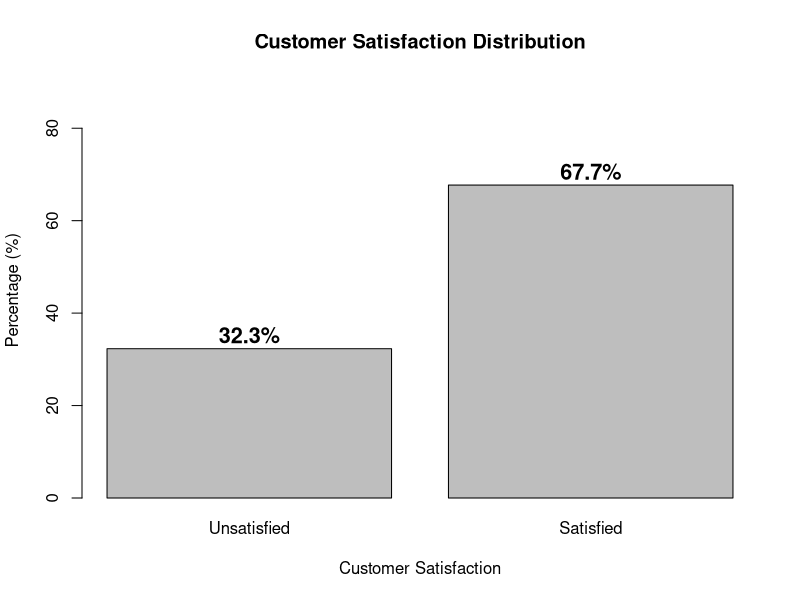
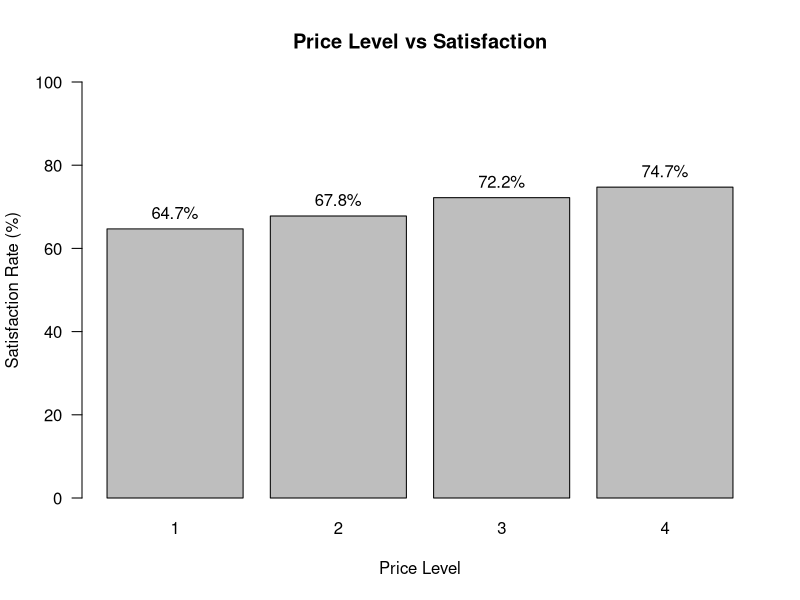
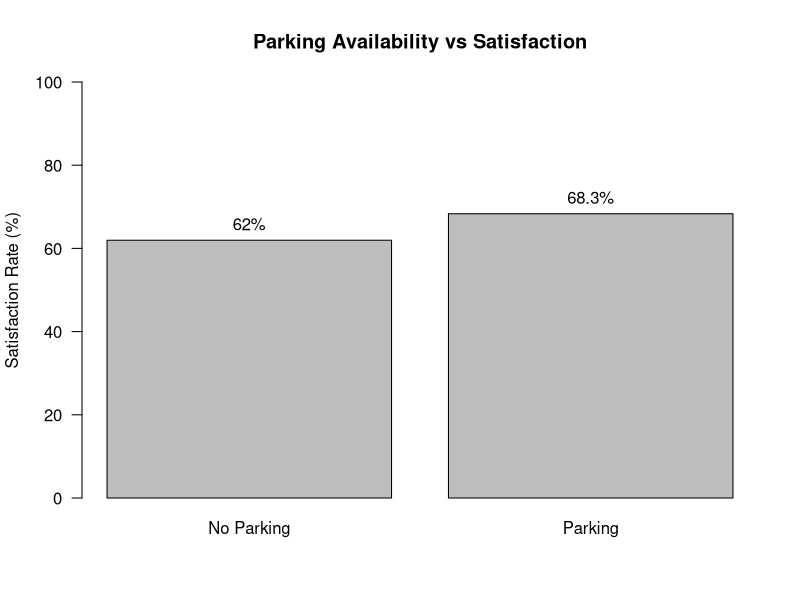
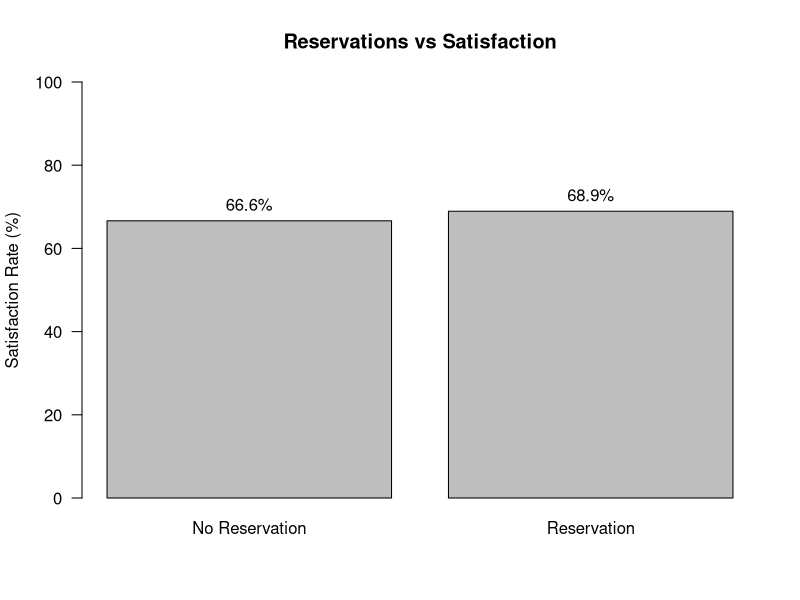
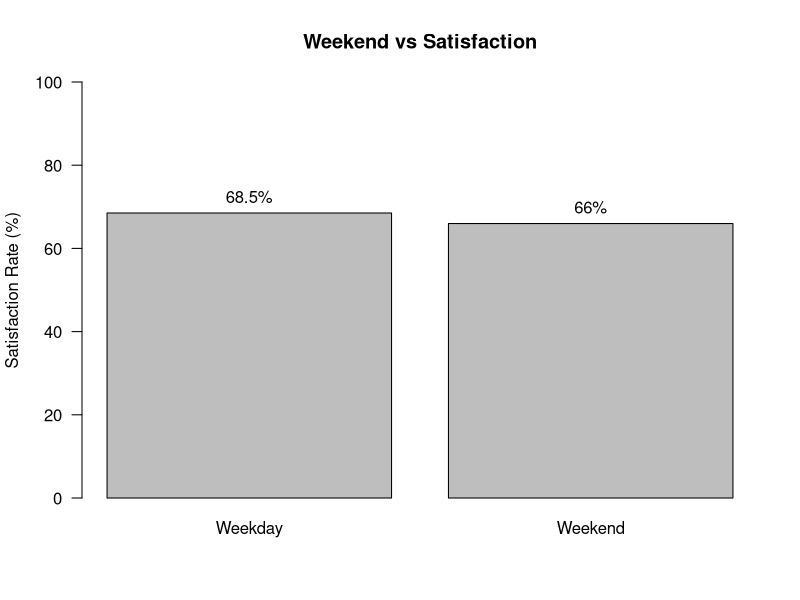
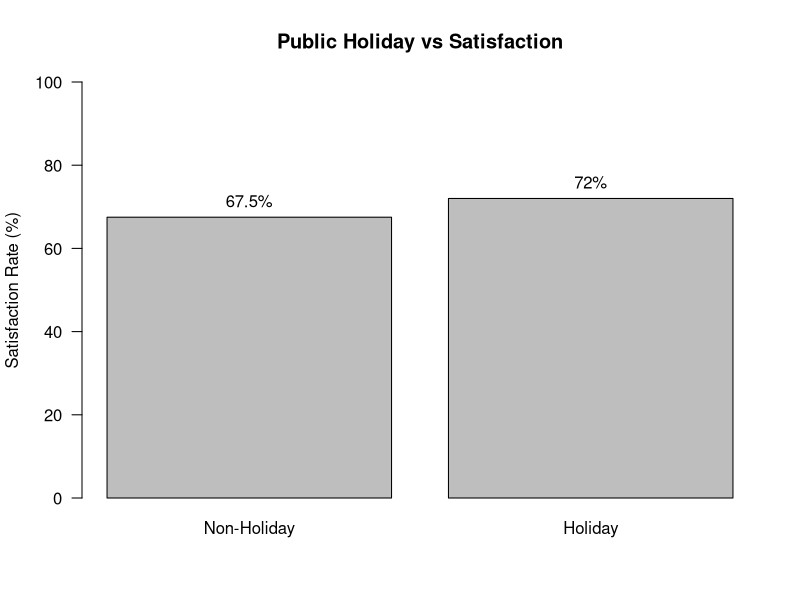
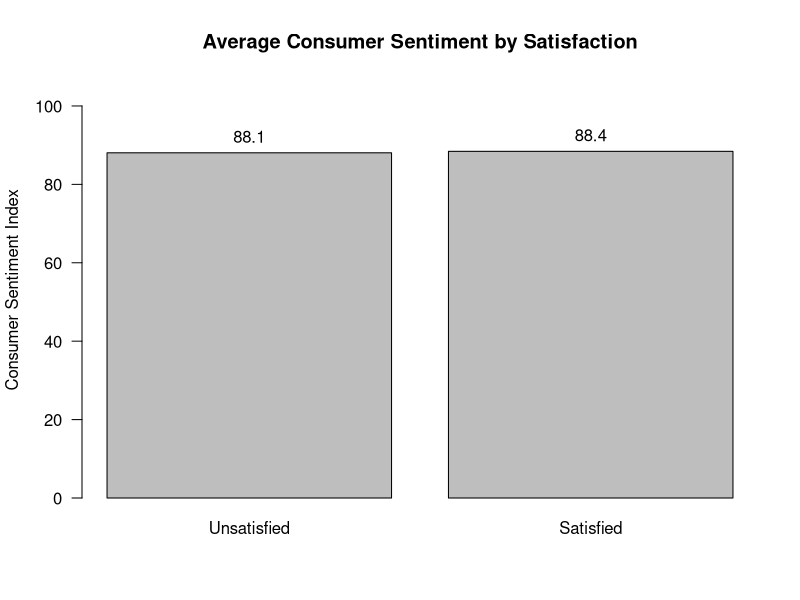
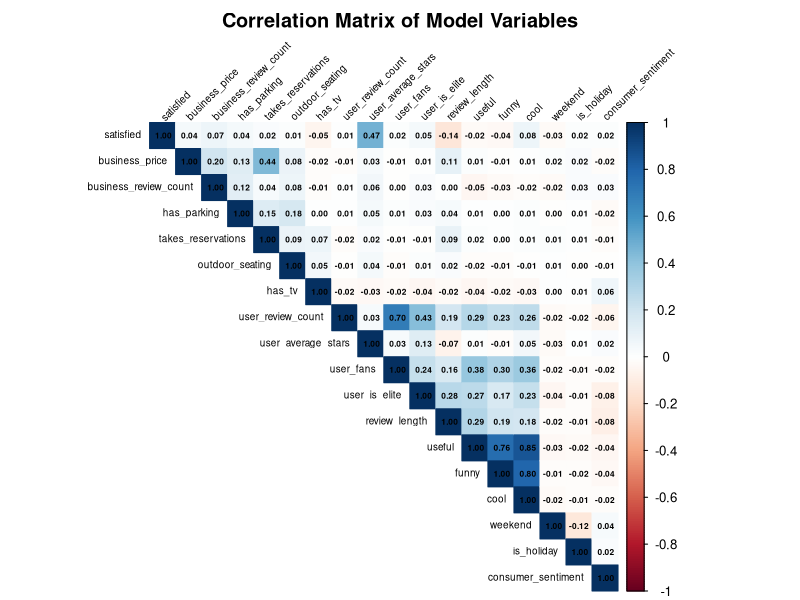

Here is the R script that generated these plots, in order:
# ============================================================
# DATA SCIENCE AND MARKETING ANALYTICS
# Yelp Customer Satisfaction Analysis
# Author: Jose
# Purpose: Load prepared Yelp dataset and run initial analysis
# ============================================================


# ============================================================
# 1. LOAD DATA
# ============================================================

data <- read.csv("yelp_v5_holiday_sentiment.csv")


# ============================================================
# 2. FIRST DATA CHECK
# ============================================================

# Show first rows
head(data)

# Show structure: variables, data types, number of observations
str(data)

# Summary statistics
summary(data)

# ============================================================
# 21. SUMMARY STATISTICS TABLE
# ============================================================

summary_table <- data.frame(
  Variable = names(data),
  Mean = sapply(data, mean),
  SD = sapply(data, sd),
  Min = sapply(data, min),
  Max = sapply(data, max)
)

summary_table

# ============================================================
# 3. CHECK DEPENDENT VARIABLE: CUSTOMER SATISFACTION
# satisfied = 1 if review_stars >= 4
# satisfied = 0 if review_stars < 4
# ============================================================

# Count satisfied vs not satisfied
table(data$satisfied)

# Percentage satisfied vs not satisfied
prop.table(table(data$satisfied))


# ============================================================
# 4. CLEAN / FIX VARIABLE TYPES
# ============================================================

# Convert business_price from character to numeric
# Warning about NA is okay because missing/None values become NA
data$business_price <- as.numeric(data$business_price)

# Check if conversion worked
str(data$business_price)


# ============================================================
# 5. CHECK MISSING VALUES
# ============================================================

# Count missing values in business_price
sum(is.na(data$business_price))

# Distribution of price levels, including missing values
table(data$business_price, useNA = "always")


# ============================================================
# 6. INITIAL BUSINESS INSIGHT: PRICE VS SATISFACTION
# ============================================================

# Average satisfaction rate by price level
aggregate(
  satisfied ~ business_price,
  data = data,
  mean
)

# ============================================================
# 7. INITIAL BUSINESS INSIGHT: RESTAURANT ATTRIBUTES
# ============================================================

# Satisfaction by parking availability
aggregate(
  satisfied ~ has_parking,
  data = data,
  mean
)

# Satisfaction by reservation availability
aggregate(
  satisfied ~ takes_reservations,
  data = data,
  mean
)

# Satisfaction by outdoor seating
aggregate(
  satisfied ~ outdoor_seating,
  data = data,
  mean
)

# Satisfaction by TV availability
aggregate(
  satisfied ~ has_tv,
  data = data,
  mean
)

# ============================================================
# 8. INITIAL BUSINESS INSIGHT: REVIEWER CREDIBILITY
# ============================================================

# Satisfaction by elite user status
aggregate(
  satisfied ~ user_is_elite,
  data = data,
  mean
)

# Average user review count by satisfaction
aggregate(
  user_review_count ~ satisfied,
  data = data,
  mean
)

# Average user fans by satisfaction
aggregate(
  user_fans ~ satisfied,
  data = data,
  mean
)


# ============================================================
# 9. INITIAL BUSINESS INSIGHT: WEEKEND EFFECT
# ============================================================

# Satisfaction by weekend vs weekday
aggregate(
  satisfied ~ weekend,
  data = data,
  mean
)

# ============================================================
# 10. EXTERNAL DATA INSIGHT: PUBLIC HOLIDAY
# ============================================================

aggregate(
  satisfied ~ is_holiday,
  data = data,
  mean
)

# ============================================================
# 11. EXTERNAL DATA INSIGHT: CONSUMER SENTIMENT
# ============================================================

cor(
  data$satisfied,
  data$consumer_sentiment,
  use = "complete.obs"
)
aggregate(
  consumer_sentiment ~ satisfied,
  data = data,
  mean
)

# ============================================================
# 14. DATA VISUALIZATION
# ============================================================

# ============================================================
# Customer Satisfaction Distribution
# ============================================================

satisfaction_count <- table(data$satisfied)

satisfaction_pct <- round(
  prop.table(satisfaction_count) * 100,
  1
)

bp <- barplot(
  satisfaction_pct,
  names.arg = c("Unsatisfied", "Satisfied"),
  main = "Customer Satisfaction Distribution",
  xlab = "Customer Satisfaction",
  ylab = "Percentage (%)",
  ylim = c(0, 90)
)

print(bp)

text(
  x = bp,
  y = satisfaction_pct + 3,
  labels = paste0(satisfaction_pct, "%"),
  cex = 1.3,
  font = 2
)

# ------------------------------------------------------------
# Price Level vs Satisfaction
# ------------------------------------------------------------

price_sat <- aggregate(
  satisfied ~ business_price,
  data = data,
  mean
)

price_sat$satisfied_pct <- price_sat$satisfied * 100

bp <- barplot(
  price_sat$satisfied_pct,
  names.arg = price_sat$business_price,
  main = "Price Level vs Satisfaction",
  xlab = "Price Level",
  ylab = "Satisfaction Rate (%)",
  ylim = c(0, 100),
  las = 1
)

text(
  x = bp,
  y = price_sat$satisfied_pct,
  labels = paste0(round(price_sat$satisfied_pct, 1), "%"),
  pos = 3
)

# ------------------------------------------------------------
# Parking Availability vs Satisfaction
# ------------------------------------------------------------

parking_sat <- aggregate(
  satisfied ~ has_parking,
  data = data,
  mean
)

parking_sat$satisfied_pct <- parking_sat$satisfied * 100

bp <- barplot(
  parking_sat$satisfied_pct,
  names.arg = c("No Parking", "Parking"),
  main = "Parking Availability vs Satisfaction",
  ylab = "Satisfaction Rate (%)",
  ylim = c(0, 100),
  las = 1
)

text(
  x = bp,
  y = parking_sat$satisfied_pct,
  labels = paste0(round(parking_sat$satisfied_pct, 1), "%"),
  pos = 3
)


# ------------------------------------------------------------
# Reservations vs Satisfaction
# ------------------------------------------------------------

reservation_sat <- aggregate(
  satisfied ~ takes_reservations,
  data = data,
  mean
)

reservation_sat$satisfied_pct <- reservation_sat$satisfied * 100

bp <- barplot(
  reservation_sat$satisfied_pct,
  names.arg = c("No Reservation", "Reservation"),
  main = "Reservations vs Satisfaction",
  ylab = "Satisfaction Rate (%)",
  ylim = c(0, 100),
  las = 1
)

text(
  x = bp,
  y = reservation_sat$satisfied_pct,
  labels = paste0(round(reservation_sat$satisfied_pct, 1), "%"),
  pos = 3
)

# ------------------------------------------------------------
# Weekend vs Satisfaction
# ------------------------------------------------------------

weekend_sat <- aggregate(
  satisfied ~ weekend,
  data = data,
  mean
)

weekend_sat$satisfied_pct <- weekend_sat$satisfied * 100

bp <- barplot(
  weekend_sat$satisfied_pct,
  names.arg = c("Weekday", "Weekend"),
  main = "Weekend vs Satisfaction",
  ylab = "Satisfaction Rate (%)",
  ylim = c(0, 100),
  las = 1
)

text(
  x = bp,
  y = weekend_sat$satisfied_pct,
  labels = paste0(round(weekend_sat$satisfied_pct, 1), "%"),
  pos = 3
)

# ------------------------------------------------------------
# Public Holiday vs Satisfaction
# ------------------------------------------------------------

holiday_sat <- aggregate(
  satisfied ~ is_holiday,
  data = data,
  mean
)

holiday_sat$satisfied_pct <- holiday_sat$satisfied * 100

bp <- barplot(
  holiday_sat$satisfied_pct,
  names.arg = c("Non-Holiday", "Holiday"),
  main = "Public Holiday vs Satisfaction",
  ylab = "Satisfaction Rate (%)",
  ylim = c(0, 100),
  las = 1
)

text(
  x = bp,
  y = holiday_sat$satisfied_pct,
  labels = paste0(round(holiday_sat$satisfied_pct, 1), "%"),
  pos = 3
)

# ------------------------------------------------------------
# Consumer Sentiment by Satisfaction
# ------------------------------------------------------------

sentiment_sat <- aggregate(
  consumer_sentiment ~ satisfied,
  data = data,
  mean
)

bp <- barplot(
  sentiment_sat$consumer_sentiment,
  names.arg = c("Unsatisfied", "Satisfied"),
  main = "Average Consumer Sentiment by Satisfaction",
  ylab = "Consumer Sentiment Index",
  ylim = c(0, max(sentiment_sat$consumer_sentiment) * 1.2),
  las = 1
)

text(
  x = bp,
  y = sentiment_sat$consumer_sentiment,
  labels = round(sentiment_sat$consumer_sentiment, 1),
  pos = 3
)

# ============================================================
# 15. CORRELATION HEATMAP
# ============================================================

library(corrplot)

cor_data <- data[, c(
  "satisfied",
  "business_price",
  "business_review_count",
  "has_parking",
  "takes_reservations",
  "outdoor_seating",
  "has_tv",
  "user_review_count",
  "user_average_stars",
  "user_fans",
  "user_is_elite",
  "review_length",
  "useful",
  "funny",
  "cool",
  "weekend",
  "is_holiday",
  "consumer_sentiment"
)]

cor_matrix <- cor(
  cor_data,
  use = "pairwise.complete.obs"
)

corrplot(
  cor_matrix,
  method = "color",
  type = "upper",
  addCoef.col = "black",
  number.cex = 0.5,
  tl.cex = 0.6,
  tl.col = "black",
  tl.srt = 45,
  title = "Correlation Matrix of Model Variables",
  mar = c(0,0,2,0)
)
